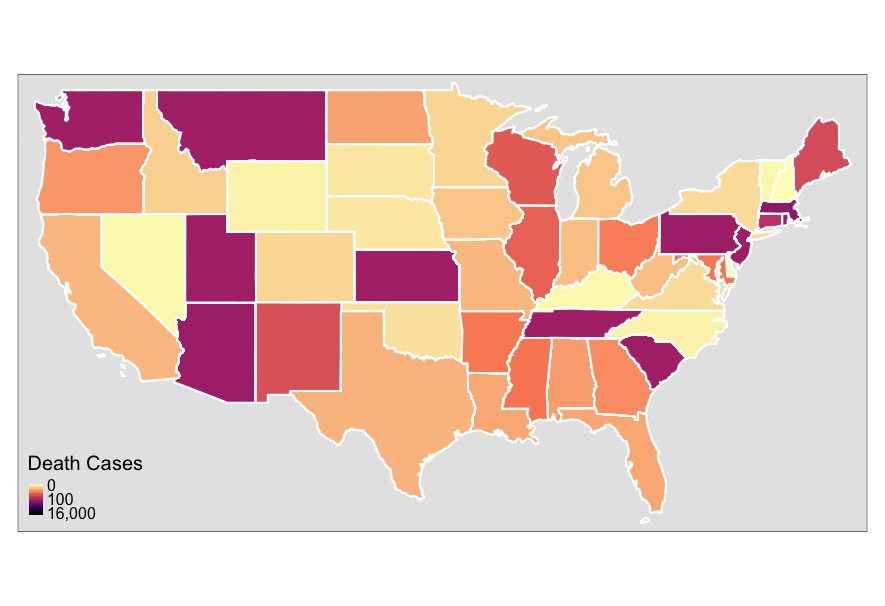

Write R code to recreate this figure.
#load the R packages
library(tidyverse)
library(sf)
library(tmap)
library(spData)
library(viridis)
library(lubridate)


# Read the CSV file of the confirmed death cases
Death<- read_csv("https://raw.githubusercontent.com/CSSEGISandData/COVID-19/master/csse_covid_19_data/csse_covid_19_time_series/time_series_covid19_deaths_US.csv")
# Select the newest data when I write the essay
Death_Newest<- dplyr::select(Death, `Province_State`, `Country_Region`, Lat, Long_,`1/7/21`)

#Select the updated data of the US
US_DeathNewest <- Death_Newest %>% 
  filter(`Country_Region`=="US") %>% 
  select(-`Country_Region`) %>% 
  rename(State=`Province_State`, Death=`1/7/21`)

#Load the US states geographic data from the package spData
data(us_states)
cov_USDeath <- left_join(us_states, US_DeathNewest, by = c("NAME" = "State"))
nrow(cov_USDeath)

#Set the breaks
breaks <- c(0, 100, 16000)


#use tmap functions to plot the map
tm_shape(cov_USDeath) +
  tm_polygons(border.col="white", 
              lwd=2, 
              col="Death", 
              style = "cont",
              breaks=breaks, 
              title="Death Cases", 
              palette=viridis(n=5, direction=-1, option="A")) +
  tm_legend(position=c("left", "bottom"), 
            legend.title.size=1.5, 
            legend.text.size=1) +
  tm_layout(bg.color = "grey90")
